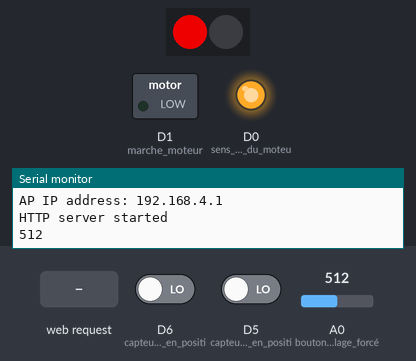
Bench run of a sketch on a simulated ESP8266 (NodeMCU). Parts: 2 RGB LEDs in strip order, left to right, switched loads named in the sketch (green lamp = pin HIGH), output pins drawn as LEDs (lit = HIGH), the last lines printed to the serial monitor. The inputs (shaded band) are chosen by the test bench; at power-on: D6 (capteur_plateau_en_positi) LOW, D5 (capteur_plateau_en_positi) LOW, A0 (bouton_de_décolage_forcé) = 512.

Above: at 1.2 s.
1.3 s: D6 (capteur_plateau_en_positi) driven HIGH
At 2.1 s:
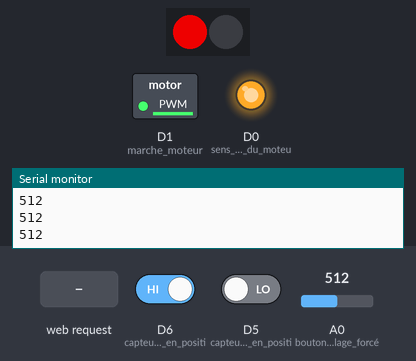
2.8 s: HTTP request GET /pose received
At 4.0 s:
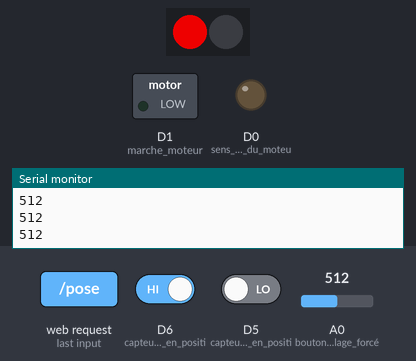
Timing chart, 0 to 5.8 s (numbered marks = the images above; inputs shaded):
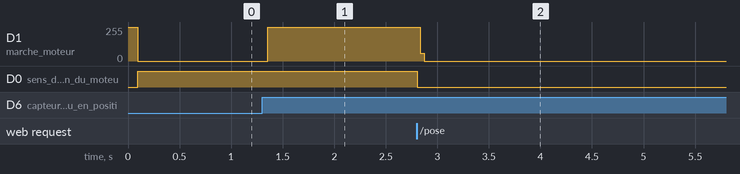

The sketch:

base.ino
```cpp
#include <Adafruit_NeoPixel.h>
#define PIXELSPIN          D7
#define NUMPIXELS      2
#include <ESP8266WiFi.h>
#include <WiFiClient.h>
#include <ESP8266WebServer.h>
Adafruit_NeoPixel pixels = Adafruit_NeoPixel(NUMPIXELS, PIXELSPIN, NEO_GRB + NEO_KHZ800);
ESP8266WebServer server(80);
void setup() {
  pixels.begin(); // This initializes the NeoPixel library.
  Serial.begin(9600);
  pinMode(D1, OUTPUT);// marche moteur
  pinMode(D0, OUTPUT);// sens de rotation du moteur
  digitalWrite(D1, HIGH);
  digitalWrite(D0, LOW);
  pinMode(D5, INPUT);//capteur plateau en position basse
  pinMode(D6, INPUT);//capteur plateau en position haute
  pinMode(A0, INPUT);//bouton de décolage forcé
  Serial.println();
  Serial.print("Setting soft-AP configuration ... ");
  Serial.print("Setting soft-AP ... ");
  Serial.println(WiFi.softAP("atterrisseur") ? "Ready" : "Failed!");
  Serial.print("Soft-AP IP address = ");
  Serial.println(WiFi.softAPIP());
  Serial.println();
  IPAddress myIP = WiFi.softAPIP();
  Serial.print("AP IP address: ");
  Serial.println(myIP);
  server.on("/", handleRoot);
  server.begin();
  Serial.println("HTTP server started");
  server.on("/decole", []() {
  decole();
  });
  server.on("/pose", []() {
  pose();
  });
  pixels.setPixelColor(0, pixels.Color(200, 0, 0)); // Moderately bright green color.
  pixels.show(); // This sends the updated pixel color to the hardware.
}


void loop() {
  server.handleClient();
  //delay(20);
  int sensorValue = analogRead(A0);
 Serial.println(sensorValue);


  if (sensorValue > 200) {


   // à la fin du film on pose le vaisseau*
  decole();
 }


}


void handleRoot() {
  server.send(200, "text/html", "<h1>You are connected to the base my friend</h1>");
}
void decole() {
  server.send(200, "text/html", "OK! on decole le vaisseau!. <a href='../pose'> pose</a> ");
  digitalWrite(D1, LOW);
  digitalWrite(D0, HIGH);
  while (digitalRead(D6) == 0) {
  delay(20);
  }
  digitalWrite(D1, HIGH);
}
void pose() {
   server.send(200, "text/html", "OK! on pose le vaisseau!. <a href='../decole'> decole</a>");
   digitalWrite(D1, LOW);
   digitalWrite(D0, LOW);
   delay(20);
   while (digitalRead(D5) == 0) {
    delay(20);
   }
   digitalWrite(D1, HIGH);
}
```

Measured:
- after the input at 1.3 s, D1 (marche_moteur): 0/255 → 253/255 after 0.05 s
- after the input at 2.8 s, D1 (marche_moteur): 253/255 → 0/255 at once; D0 (sens_de_rotation_du_moteu): HIGH → LOW at once
